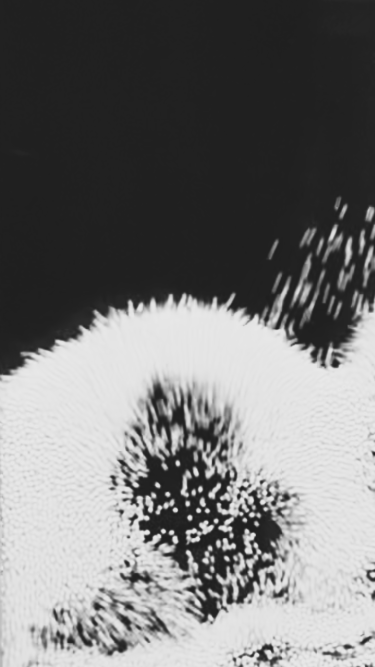
#> input picture pics/IMG_5987.png, 750 x 1334 px, found by its file name (shown at 1/2 size)
$ python cv2_blob_detection.py
#> lines starting #> are read from the running program, lines starting #| are printed output that depends on the picture; after the words box and inside, x2 and y2 are one past the last pixel; in counts of white or black regions, pixels touching at a corner belong together
import imageio.v2 as img2
import matplotlib.pyplot as plt
import cv2
import numpy as np
import time

def adaptive_thresholding(image):
    '''returns the adaptive_threshold image'''
    adaptive_threshold = cv2.adaptiveThreshold(image, 255, cv2.ADAPTIVE_THRESH_MEAN_C, cv2.THRESH_BINARY, 3, 7)
    return adaptive_threshold


if __name__ == '__main__':
    # read image
    flag = cv2.IMREAD_GRAYSCALE
    img = cv2.imread(r'C:\Users\Carlo\Repos\floaty_bubbles\pics\IMG_5987.png', flag)
#> img is the input picture: shape (1334, 750); min 30, max 233, mean 116.6
    print("version: " + str(cv2.__version__))
    # resize image
    size = [500, 500]
    image = cv2.resize(img, size)
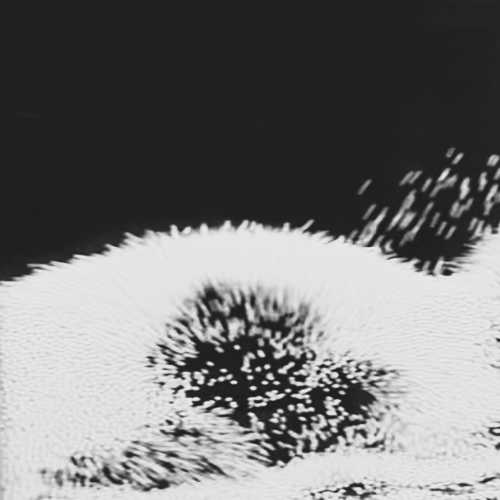
#> image: shape (500, 500); min 30, max 233, mean 116.5
    params = cv2.SimpleBlobDetector_Params()

    # Parameter manipulation

    adaptive_threshold = adaptive_thresholding(image)
#> in adaptive_thresholding, `adaptive_threshold = cv2.adaptiveThreshold(image, 255, cv2.ADAPTIVE_TH..`:
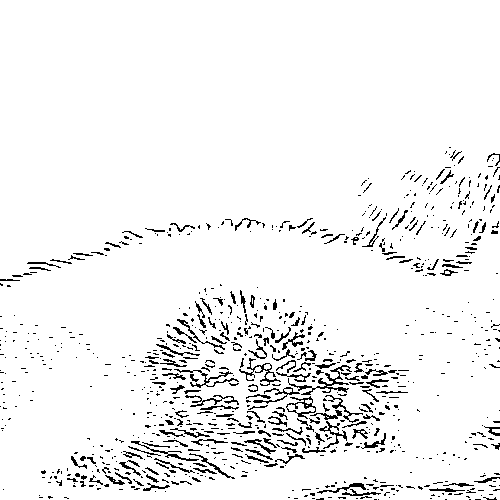
#> adaptive_threshold: shape (500, 500); 94.8% white; black in thin lines or dots, all inside (x1, y1, x2, y2) = (0, 147, 500, 500)

    #threshold_values = [1, 10, 50, 100, 150, 500, 1000]
    threshold_values = [10]

    # Range of parameter values to iterate over
    min_circularity_values = [0.1]
    min_convexity_values = [0.2]
    min_inertia_ratio_values = [0.1]
    min_area_values = [20]

    for min_area in min_area_values:
        for min_circularity in min_circularity_values:
            for min_convexity in min_convexity_values:
                for min_inertia_ratio in min_inertia_ratio_values:
                    for threshold in threshold_values:
                        params.minThreshold = threshold
                        params.maxThreshold = 255

                        # Filter for black blobs
                        params.filterByColor = False
                        params.blobColor = 255  # 0 for black, 255 for white

                        # Filter by area
                        params.filterByArea = True
                        params.minArea = min_area  # Adjust as needed
                        params.maxArea = 10000  # Adjust as needed

                        # Filter by circularity
                        params.filterByCircularity = True
                        params.minCircularity = min_circularity  # Adjust as needed

                        # Filter by convexity
                        params.filterByConvexity = True
                        params.minConvexity = min_convexity  # Adjust as needed

                        # Filter by inertia
                        params.filterByInertia = True
                        params.minInertiaRatio = min_inertia_ratio  # Adjust as needed

                        detector = cv2.SimpleBlobDetector_create(params)
                        keypoints = detector.detect(image)


                        # Filter out keypoints with insufficient information
                        #keypoints = [keypoint for keypoint in keypoints if keypoint.size >= 1]

                        # Convert keypoints to NumPy array for clustering
                        points = np.array([keypoint.pt for keypoint in keypoints], dtype=np.float32)

                        # [18 lines of commented-out code are left out]
                        criteria = (cv2.TERM_CRITERIA_EPS + cv2.TERM_CRITERIA_MAX_ITER, 100, 0.2)
                        _, labels, centers = cv2.kmeans(points, 3, None, criteria, 10, cv2.KMEANS_RANDOM_CENTERS)

                        # Draw ellipses around each cluster
                        result_0 = image.copy()
                        #_, labels, centers = cv2.kmeans(points, optimal_k, None, criteria=(cv2.TERM_CRITERIA_EPS + cv2.TERM_CRITERIA_MAX_ITER, 100, 0.2), attempts=10, flags=cv2.KMEANS_RANDOM_CENTERS)
                        for i in range(len(centers)):
                            cluster_points = points[labels.flatten() == i]
                            if len(cluster_points) >= 3:
                                # Create convex hull from cluster points
                                hull = cv2.convexHull(cluster_points, clockwise=False)
                                # Fit ellipse to convex hull
                                ellipse = cv2.fitEllipse(hull)
                                # Draw ellipse on the result image

                                # Fit ellipse using fitEllipseDirect
                                #rect = cv2.fitEllipseDirect(cluster_points)
                                # Convert rect to ellipse format (center, axes, angle)
                                #ellipse = ((rect[0][0], rect[0][1]), (rect[1][0] / 2, rect[1][1] / 2), rect[2])
                                #ellipse = cv2.fitEllipse(cluster_points)
                                cv2.ellipse(result_0, ellipse, (0, 0, 255), 2)

                        # [17 lines of commented-out code are left out]

                        im_with_keypoints = cv2.drawKeypoints(image, keypoints, np.array([]), (0, 0, 255),
                                                        cv2.DRAW_MATCHES_FLAGS_DRAW_RICH_KEYPOINTS)

                        #im_with_keypoints = cv2.drawKeypoints(image, keypoints, np.array([]), (0, 0, 255),
                        #                                 cv2.DRAW_MATCHES_FLAGS_DRAW_RICH_KEYPOINTS)

                        # Fit ellipses to keypoints
                        #print(len(merged_keypoints))
                        print(len(keypoints))
                        try:
                            if len(keypoints) >= 5:
                                ellipses = []
                                for keypoint in keypoints:
                                    ...
                                    #ellipse = cv2.fitEllipse(np.array(keypoint.pt).reshape(-1, 1, 2).astype(np.int32))
                                    #ellipses.append(ellipse)

                                # Draw ellipses on the image
                                result = im_with_keypoints.copy()
                                for ellipse in ellipses:
                                    ...
                                    #cv2.ellipse(result, ellipse, (0, 0, 255), 2)

                                #show image
                                print("---------------------------")
                                print("area: " + str(min_area))
                                print("circularity: " + str(min_circularity))
                                print("convexity: " + str(min_convexity))
                                print("intertia: " + str(min_inertia_ratio))
                                print("threshold: " + str(threshold))
                                cv2.imshow("Keypoints", im_with_keypoints)
                                #cv2.imshow('image', result)
                                cv2.waitKey(50)
                        except cv2.error as e:
                            print(f"Error: {e}")
#> this loop made 1 pass
#> pass 1, `cv2.imshow("Keypoints", im_with_keypoints)`:
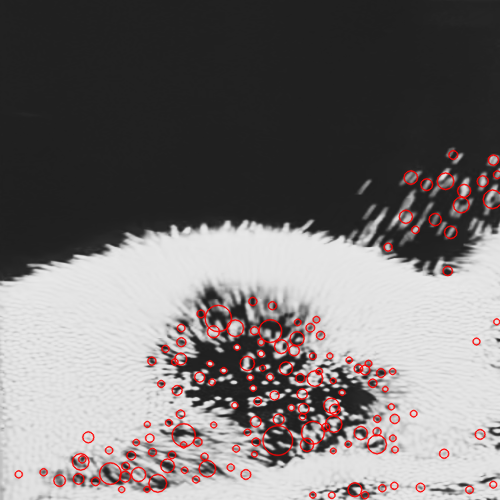
#> window 'Keypoints': shape (500, 500, 3); mean B, G, R 113.5, 113.5, 118.9
#> after the loop:
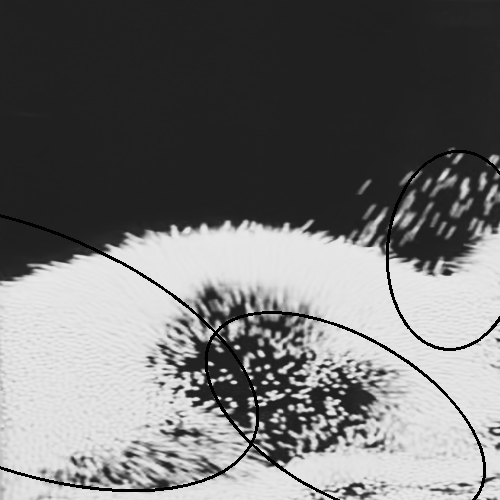
#> result_0: shape (500, 500); min 0, max 233, mean 113.5
    cv2.imshow("clustered", result_0)
    #cv2.imshow("Original Image", image)
    #cv2.imshow("Adaptive Thresholding", adaptive_threshold)
    cv2.waitKey()
    cv2.destroyAllWindows()
